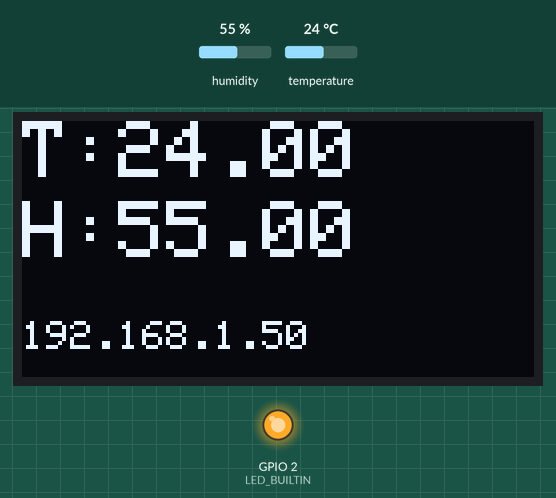
Recording of a sketch running on a simulated ESP8266 (NodeMCU). Parts: 128×64 one-colour display, output pins drawn as LEDs (lit = HIGH, except the on-board LED, lit = LOW). The test bench sets the inputs (shaded band); at power-on: humidity 55 %, temperature 24 °C. WiFi joins after 1.5 s; servers stay silent unless stated.

Above: at 5.7 s.
5.8 s: humidity set to 22 %
At 6.9 s:
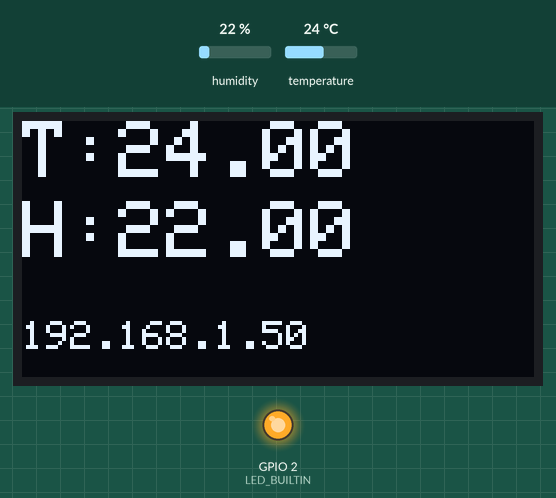
8.5 s: temperature set to 12 °C
At 9.0 s:
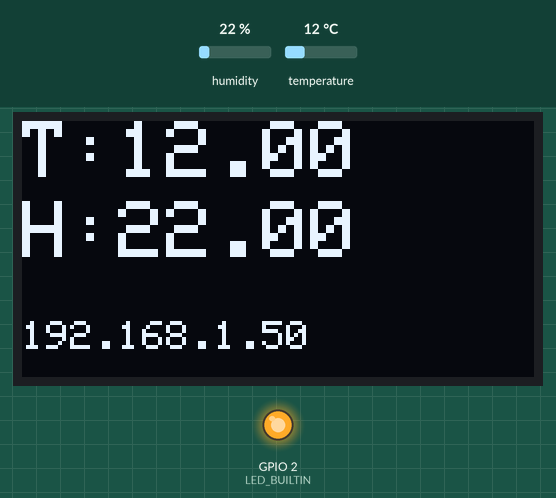
11.2 s: humidity set to 40 %
At 13.3 s:
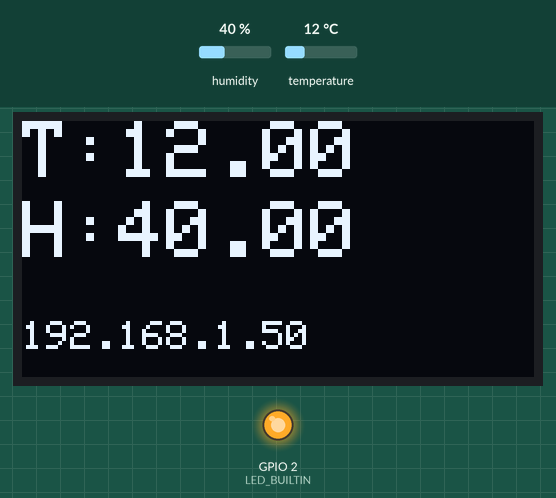
14.3 s: temperature set to 19 °C
At 15.4 s:
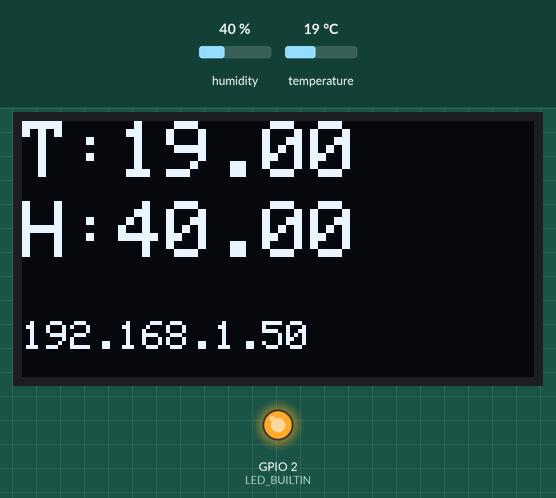
Timing chart, 0 to 17.3 s (numbered marks = the images above; inputs shaded):
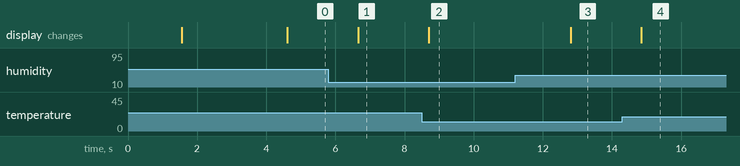

Measured:
- after the input at 5.8 s, the display: changes after 0.86 s (image 1)
- after the input at 8.5 s, the display: changes after 0.21 s (image 2)
- after the input at 11.2 s, the display: changes after 1.6 s (image 3)
- after the input at 14.3 s, the display: changes after 0.55 s (image 4)

The sketch:

IoT_Weather.ino
```cpp
#include <ESP8266WiFi.h>
#include <ESP8266WebServer.h>
#include <Adafruit_GFX.h>
#include <Adafruit_SSD1306.h>
#include <DHT.h>

const char* ssid     = "HOTSPOT@UPNJATIM.AC.ID";
const char* password = "belanegara";

// DHT
#define DHTPIN 0
#define DHTTYPE DHT11
DHT dht(DHTPIN, DHTTYPE);

// OLED
#define SCREEN_WIDTH 128
#define SCREEN_HEIGHT 64
Adafruit_SSD1306 display(SCREEN_WIDTH, SCREEN_HEIGHT, &Wire, -1);

// Web Server
ESP8266WebServer server(80);

// ================= WEB (PINK IMUT) =================
void handleRoot() {
  String html = R"====(
<!DOCTYPE html>
<html>
<head>
  <title>Weather Mpruy</title>
  <meta name="viewport" content="width=device-width, initial-scale=1">
  <style>
    body {
      font-family: 'Comic Sans MS', cursive;
      text-align: center;
      background: linear-gradient(to right, #ff9a9e, #fecfef);
      color: #fff;
      margin-top: 50px;
    }

    .card {
      background: rgba(255,255,255,0.3);
      padding: 25px;
      border-radius: 25px;
      display: inline-block;
      box-shadow: 0 10px 25px rgba(0,0,0,0.2);
      backdrop-filter: blur(10px);
    }

    .team {
      font-size:20px;
      font-weight:bold;
      background: rgba(255,255,255,0.3);
      display:inline-block;
      padding:8px 15px;
      border-radius:20px;
      margin-bottom:20px;
    }

    .value {
      font-size: 45px;
      font-weight: bold;
    }

    .label {
      font-size: 18px;
    }

    .emoji {
      font-size: 30px;
    }
  </style>
</head>
<body>

  <h1> Weather Mpruy </h1>
  <div class="team"> Kelompok 5 <3</div>

  <div class="card">
    <div class="label">Temperature</div>
    <div class="value" id="temp">--</div>

    <div class="label">Humidity</div>
    <div class="value" id="hum">--</div>
  </div>

<script>
function getData() {
  fetch('/json')
    .then(res => res.json())
    .then(data => {
      document.getElementById('temp').innerHTML = data.temperature + " °C";
      document.getElementById('hum').innerHTML = data.humidity + " %";
    });
}
setInterval(getData, 2000);
getData();
</script>

</body>
</html>
)====";

  server.send(200, "text/html", html);
}

// ================= JSON =================
void handleRootJSON() {
  float t = dht.readTemperature();
  float h = dht.readHumidity();

  if (isnan(t) || isnan(h)) {
    server.send(500, "application/json", "{\"error\":\"sensor\"}");
    return;
  }

  String json = "{";
  json += "\"temperature\": " + String(t) + ",";
  json += "\"humidity\": " + String(h);
  json += "}";

  server.send(200, "application/json", json);
}

// ================= SETUP =================
void setup() {
  Serial.begin(115200);
  pinMode(LED_BUILTIN, OUTPUT);

  dht.begin();

  display.begin(SSD1306_SWITCHCAPVCC, 0x3C);
  display.clearDisplay();
  display.setTextColor(WHITE);

  WiFi.begin(ssid, password);

  int retry = 0;
  while (WiFi.status() != WL_CONNECTED && retry < 20) {
    delay(500);
    retry++;
  }

  server.on("/", handleRoot);
  server.on("/json", handleRootJSON);
  server.begin();

  // tampilkan IP
  display.clearDisplay();
  display.setTextSize(1);
  display.setCursor(0,0);
  display.println("IP Address:");
  display.setTextSize(2);
  display.setCursor(0,20);
  display.println(WiFi.localIP());
  display.display();
  delay(3000);
}

// ================= LOOP =================
void loop() {
  server.handleClient();

  float t = dht.readTemperature();
  float h = dht.readHumidity();

  display.clearDisplay();

  display.setTextSize(2);
  display.setCursor(0,0);
  display.print("T:");
  display.print(t);

  display.setCursor(0,20);
  display.print("H:");
  display.print(h);

  display.setTextSize(1);
  display.setCursor(0,50);
  display.print(WiFi.localIP());

  display.display();
  delay(2000);
}
```
